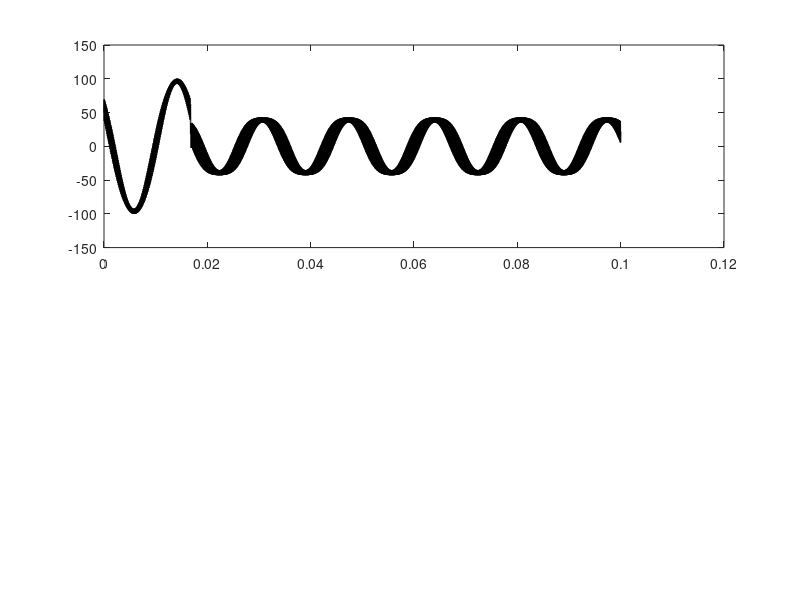

Write MATLAB code to recreate this figure. (Note: this script raises an error after producing the figure.)
clear;clc;
data1 = load("Detail_Model.mat");
data2 = load("Average_Model.mat");
data3 = load("GAM_1.mat");
data4 = load("GAM_2.mat");
data5 = load("GAM_3.mat");


fontSize = 14; %% 坐标轴字体大小

ax1 = subplot(2,1,1);
plot(data1.data(:,1),data1.data(:,2),'black', ...
    'LineWidth',1);
hold on;
plot(data2.data(:,1),data2.data(:,2),'--', ...
    'Color','red','LineWidth',1,'MarkerIndices',1:25:length(data2.data(:,2)));
hold on;
plot(data3.data(:,1),data3.data(:,2),'-square', ...
    'Color','#0072BD','LineWidth',1,'MarkerIndices',1:25:length(data3.data(:,2)));
hold on;
plot(data4.data(:,1),data4.data(:,2),'-v', ...
    'Color','#7E2F8E','LineWidth',1,'MarkerIndices',1:25:length(data4.data(:,2)));
hold on;
plot(data5.data(:,1),data5.data(:,2),'-^', ...
    'LineWidth',1,'MarkerIndices',1:25:length(data5.data(:,2)));
hold off;

xlabel("Time(s)");
ylabel("Inductor current(A)");
legend('Detailed model','Average model','GAM1','GAM2','GAM3');
xlim([0, 0.1]);
set(gca,'FontSize',fontSize);

ax2 = subplot(2,1,2);
plot(data1.data(:,1),data1.data(:,2),'black', ...
    'LineWidth',1);
hold on;
plot(data2.data(:,1),data2.data(:,2),'--', ...
    'Color','red','LineWidth',1,'MarkerIndices',1:25:length(data2.data(:,2)));
hold on;
plot(data3.data(:,1),data3.data(:,2),'-square', ...
    'Color','#0072BD','LineWidth',1,'MarkerIndices',1:25:length(data3.data(:,2)));
hold on;
plot(data4.data(:,1),data4.data(:,2),'-v', ...
    'Color','#7E2F8E','LineWidth',1,'MarkerIndices',1:25:length(data4.data(:,2)));
hold on;
plot(data5.data(:,1),data5.data(:,2),'-^', ...
    'LineWidth',1,'MarkerIndices',1:25:length(data5.data(:,2)));
hold off;

xlabel("Time(s)");
ylabel("Inductor current(A)");
legend('Detailed model','Average model','GAM1','GAM2','GAM3');
xlim([0, 0.1]);
set(gca,'FontSize',fontSize);
